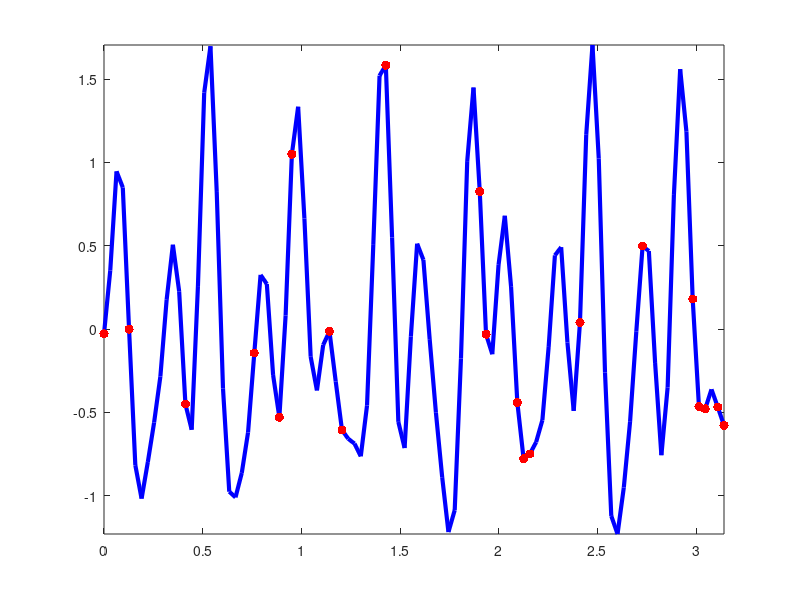

This chart was generated by the following MATLAB code: (Note: this script raises an error after producing the figure.)
%% clean up and set parameters
clear; close all;
n = 50; % number of modes
nz = 5;  % number of nonzero weights
m = 23; % number of measurements

%% generate random signal
rng(10,'twister');          % seed random number generator
r = sort(randperm(n,nz)');   % select random modes
w = 2*rand(1,nz)-1;          % select random weights
t_ = linspace(0,pi);
y_ = w*cos(r*t_);           % create signal
plot(t_,y_,'b','LineWidth',3); hold on, axis tight
%title('Original signal','Interpreter','latex','FontSize',18)
%exportgraphics(gcf,'signal.png')


%% extract random measurements
idx = sort(randi([1 length(t_)], 1, m));
t = t_(idx)';
y = y_(idx)';
%figure
plot(t, y, 'r.','MarkerSize',20)
%title('Measurements','Interpreter','latex','FontSize',18)
%exportgraphics(gcf,'samples.png')

%% set up and solve linear programming problems
% control variable is x = [w; t]
% objective function is f(w,t) = t
f = [zeros(1, n) 1];

% inequality constraints: - w - t*ones(n,1) <= 0, w - t*ones(n,1) <= 0
% we rewrite them as [-I -ones(n,1); I -ones(n,1)]*x <= 0, where
% I is the nxn identity matrix
Aie =[-eye(n) -ones(n,1); eye(n) -ones(n,1)];
bie = zeros(2*n, 1);

% equality constraints: Ax + 0t = y
% we rewrite it as [A 0]*x = y
A = cos(t*(1:n));
Aeq = [A zeros(m,1)];
beq = y;
lb = [-inf*ones(n,1);0];
ub = [inf*ones(n,1);inf];

% solve the problem
x = linprog(f, Aie, bie, Aeq, beq,lb,ub);
y_recovered = x(1:n)'*cos((1:n)'*t_);    % recovered signal
plot(t_, y_recovered,'m','linewidth',1.5)

% compare the original and the retrieved weights
fprintf("The number of nonzero weights of the solution is %d \n",sum(abs(x(1:50)) > 1e-14))

%exportgraphics(gcf,'l_inf_min.png')


